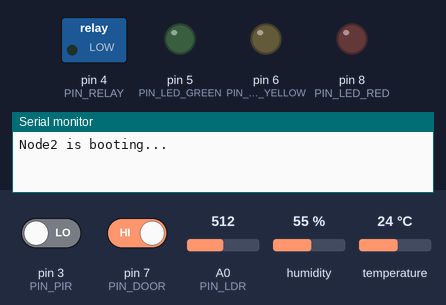
A sketch run on a simulated Arduino Uno, built with avr-gcc and run on an emulated ATmega328P. Parts: switched loads named in the sketch (green lamp = pin HIGH), output pins drawn as LEDs (lit = HIGH), the last lines printed to the serial monitor. The inputs (shaded band) are chosen by the test bench; at power-on: humidity 55 %, pin 3 (PIN_PIR) LOW, pin 7 (PIN_DOOR) HIGH, A0 (PIN_LDR) = 512, temperature 24 °C. WiFi joins after 1.5 s; servers stay silent unless stated; no MQTT or app messages arrive unless stated.

Above: at 0.1 s.
At 4.7 s:
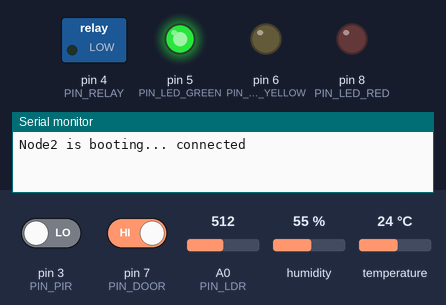
4.8 s: humidity set to 83 %
6.7 s: humidity set to 86 %
At 8.8 s:
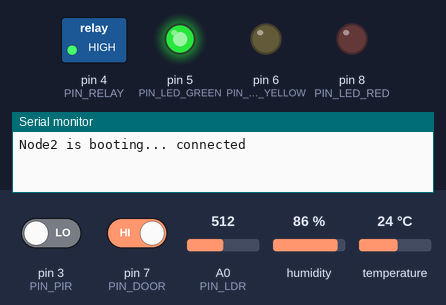
Timing chart, 0 to 10.3 s (numbered marks = the images above; inputs shaded):
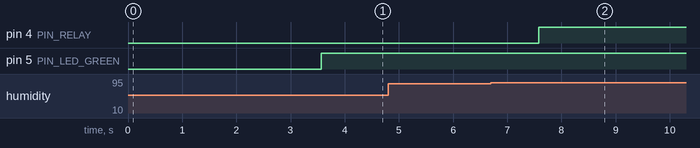

Measured:
- the behaviour switches between 84 and 85 % on humidity (found by bisection; images 1 and 2)
- after the input at 4.8 s, every drawn part: stays the same
- after the input at 6.7 s, pin 4 (PIN_RELAY): LOW → HIGH after 0.88 s

The sketch:

node2.ino
```cpp
#include <SPI.h>
#include <Ethernet.h>
#include <PubSubClient.h>
#include <DHT.h>

#include "config.h"
#include "SensorManager.h"
#include "actuator.h"
#include "network.h"
#include "telemetry.h"
#include "rpc.h"

static char sharedBuf[200];
//create object of type ethernet pubsubclient
static EthernetClient ethClient;
static PubSubClient mqttClient(ethClient);
unsigned long lastTelemetry=0;
static SensorManager sensors;

void setup()
{
    Serial.begin(9600);
    Serial.print("Node2 is booting... ");

    // put your setup code here, to run once:
    // initialise sensor
    sensor_begin();
    sensor_init(&sensors);
    //initialise actuators
    actuators_begin();
    telemetry_init(sharedBuf, sizeof(sharedBuf));
    //rpc_init(&mqttClient, sharedBuf, sizeof(sharedBuf));
    // coonect board to internet and mqtt
    network_begin(&mqttClient);
}

void loop()
{
    // put your main code here, to run repeatedly:
    //keep checking if board is connected to Things board
    network_maintain();

    //read data from the sensors
    SensorData data;
    sensor_read(&data, &sensors);   // humidty , tem, ldr, door status, motion status

    //if humidity is more than 85 turn on the relay if relay is off
    if(data.humidity >= HUMIDITY_CRIT && !actuators_getRelayState())
    {
        actuators_setRelay(1);
    }

    //publish to the cloud
    //check if network availble then push data to TB
    if(network_isConnected())
    {
        unsigned long now = millis();

        //publish data to things every 5 secs
        if(now - lastTelemetry >= TELEMETRY_INTERVAL) // if 5sec is over
        {
            lastTelemetry = now;
            telemetry_publishTelemetry(&data, actuators_getRelayState()); // conerting sensor into json and publish
        }
    }
   actuators_updateStatusLEDs(network_isConnected(), data.sensorError);
}
```

SensorManager.cpp
```cpp
#include "SensorManager.h"
#include <DHT.h>
#include "config.h"
static DHT dht(PIN_DHT, DHT_TYPE);

void sensor_init(SensorManager* sm)
{
    sm->lastTemp = 0.0f;
    sm->lastHumidity = 0.0f;
    sm->motionActive = false;
    sm->motionClearTime = 0;
}

void sensor_begin(void)
{
    pinMode(PIN_PIR, INPUT);
    pinMode(PIN_DOOR, INPUT_PULLUP);
    dht.begin();
}
//read sensor of PIR
static bool readPIR(SensorManager* sm)
{
    // read the value from motion sensor , check if it is true for next 10 secs
    const bool pirHigh = (digitalRead(PIN_PIR) == HIGH);
    const unsigned long now = millis();

    if(pirHigh)
    {
        sm->motionActive = true;
        sm->motionClearTime = now + MOTION_CLEAR_MS;
    }
    else if(sm->motionActive && (now >= sm->motionClearTime))
    {
        sm->motionActive = false;
    }

    return sm->motionActive;// 1->MOTION , 0-> NO MOTION
}
//read door status
static bool readDoor(void)
{
    return (digitalRead(PIN_DOOR) == LOW);   // 0 door is open , 1 door is closed
}

//read ldr sensor
static uint16_t readLDR(void)
{
    uint16_t sum = 0;
    uint8_t i;

    for(i = 0; i < 4; i++)   // read the average of 4 readings
    {
        sum += (uint16_t)analogRead(PIN_LDR);   // 0 to 1023
        delay(2);//2ms
    }

    return sum/4;   // wear house is dark or not , 300 > val -> dark , light is avaliable
}


//read data from the sensor , return staus of DHT22 -> returns 0 on error

bool sensor_read(SensorData* out,SensorManager* sm)
{
    //read dht22 sensor
    float t = dht.readTemperature();
    float h = dht.readHumidity();

    //if error in DHT sensor
    if(isnan(t) || isnan(h))
    {
        out->sensorError = 1;
        out->temperature = sm->lastTemp;
        out->humidity = sm-> lastHumidity;
    }
    else
    {
        out->sensorError = 0;
        out->temperature = round(t * 10.0f) * 0.1f;
        out->humidity = round(h * 10.0f) * 0.1f;
        sm->lastTemp = out->temperature;
        sm->lastHumidity = out->humidity;
    }

    //read motion detected
    out->motionDetected = readPIR(sm);

    //read door status
    out->doorOpen = readDoor();

    //read ldr sensor
    out->ldrValue = readLDR();
    out->isDark = (out->ldrValue < LDR_DARK_THRESH);   //300 > val -> dark , light is avaliable
    return !out->sensorError;
}
```

SensorManager.h
```cpp
#ifndef SENSOR_MANAGER_H
#define SENSOR_MANAGER_H

#include <Arduino.h>
#include "config.h"

// ─────────────────────────────────────────────────────────────
//  SensorData — all readings for one sample cycle
// ─────────────────────────────────────────────────────────────
typedef struct {
    float    temperature;      // DHT22 °C
    float    humidity;         // DHT22 %RH
    uint16_t ldrValue;         // Raw ADC (0–1023); lower = darker
    bool     motionDetected;   // PIR: true = motion present
    bool     doorOpen;         // Door sensor: true = door open
    bool     isDark;           // Derived: ldrValue < LDR_DARK_THRESH
    bool     sensorError;      // DHT22 read failure
} SensorData;

// ─────────────────────────────────────────────────────────────
//  SensorManager — POD context struct
//  DHT object is kept as a file-scope static in SensorManager.cpp
// ─────────────────────────────────────────────────────────────
typedef struct {
    float         lastTemp;
    float         lastHumidity;
    bool          motionActive;       // Latched PIR state
    unsigned long motionClearTime;    // When to clear after PIR goes LOW
} SensorManager;

// ── Module functions ──────────────────────────────────────────
void sensor_init  (SensorManager* sm);
void sensor_begin ();
bool sensor_read  (SensorData* out, SensorManager* sm);
//int  sensor_freeMemory(void);

#endif // SENSOR_MANAGER_H
```

actuator.cpp
```cpp
#include "actuator.h"
static uint8_t relay_status;
static uint8_t blinkstate=0;
static unsigned long lastBlinkTime=0;

void actuators_begin(void)
{
    pinMode(PIN_LED_GREEN, OUTPUT); // on everthing is normal
    pinMode(PIN_LED_RED, OUTPUT);
    pinMode(PIN_LED_YELLOW, OUTPUT);  // on -> warning , blinking -> critical
    pinMode(PIN_RELAY, OUTPUT);       // ventilation , if more humidity

    // in the begining till network connection LED be ON
    digitalWrite(PIN_LED_GREEN, LOW);
    digitalWrite(PIN_LED_YELLOW, LOW);
    digitalWrite(PIN_RELAY, LOW);
}

void actuators_setRelay(uint8_t on)
{
    relay_status = on;
    digitalWrite(PIN_RELAY, on ? HIGH : LOW);
}

uint8_t actuators_getRelayState(void)
{
    return relay_status;
}


void actuators_updateStatusLEDs(uint8_t mqttConnected, uint8_t sensorError)
{
    // if board not connected to things board then turn on RED led
    if(!mqttConnected)
    {
        digitalWrite(PIN_LED_RED, HIGH);
        digitalWrite(PIN_LED_GREEN, LOW);
        digitalWrite(PIN_LED_YELLOW, LOW);
        return;
    }

    //if mqtt is up turn off the red led
    digitalWrite(PIN_LED_RED, LOW);

    //if sensor error blink yellow led
    if(sensorError)
    {
        digitalWrite(PIN_LED_GREEN, HIGH);
        unsigned long now = millis();

        if(now - lastBlinkTime > 500) // delay .5 sec
        {
            lastBlinkTime = now;
            blinkstate = !blinkstate;
            digitalWrite(PIN_LED_YELLOW, blinkstate ? HIGH : LOW);
        }
    }
    else
    {
        // all good no error
        digitalWrite(PIN_LED_GREEN, HIGH);
        digitalWrite(PIN_LED_YELLOW, LOW);
    }
}
```

actuator.h
```cpp
#ifndef ACTUATOR_H
#define ACTUATOR_H
#include <Arduino.h>
#include "config.h"

void    actuators_begin(void);
void    actuators_setRelay(uint8_t );
uint8_t actuators_getRelayState(void);
uint8_t actuators_setLED(uint8_t pin, uint8_t on);  /* returns 0 if pin invalid */
void actuators_updateStatusLEDs(uint8_t mqttConnected, uint8_t sensorError);

#endif /* ACTUATORS_H */
```

network.cpp
```cpp
#include "network.h"
#include "config.h"
static PubSubClient* mqtt = NULL;
static byte mac[6] = NODE_MAC;
static unsigned long lastReconnectTime=0;

static void doConnect(void)
{
    //connect to thingsboard
    if(mqtt->connect(CLIENT_ID, ACCESS_TOKEN, NULL))
    {
        Serial.println("connected");
    }
    else
    {
        Serial.println("mqtt failed");
    }
}


void network_begin(PubSubClient* mqttClient)
{
    mqtt = mqttClient;

    //connect board to the internet
    Ethernet.begin(mac);
    delay(2000);

    //connect to things board
    mqtt->setServer(TB_SERVER, TB_PORT);
    doConnect();
}
void network_maintain(void)
{
    Ethernet.maintain();

    // if board connected to things board try to reconnect every 5 secs
    if(mqtt->connected())
    {
        mqtt->loop();
    }
    else
    {
        unsigned long now = millis();
        if(now - lastReconnectTime >= RECONNECT_INTERVAL)
        {
            lastReconnectTime = now;
            doConnect();
        }
    }
}


//return the status of mqtt connection
uint8_t network_isConnected(void)
{
    return (uint8_t) mqtt->connected();
}

uint8_t network_publish(const char* topic, const char* payload, uint8_t retain)
{
    return (uint8_t) mqtt->publish(topic, payload, (bool)retain);
}
```

network.h
```cpp
#ifndef NETWORK_H
#define NETWORK_H

/*
 * network.h — Ethernet + MQTT connection management.
 *
 * Call network_begin() once in setup() with the PubSubClient pointer
 * and a callback to run each time MQTT connects.
 * Call network_maintain() every loop iteration.
 */

#include <Arduino.h>
#include <Ethernet.h>
#include <PubSubClient.h>
#include "config.h"

/* Pass the PubSubClient created in the main sketch */
void    network_begin(PubSubClient* mqttClient);
void    network_maintain(void);
uint8_t network_isConnected(void);
uint8_t network_publish(const char* topic, const char* payload, uint8_t retain);
uint8_t network_subscribe(const char* topic);

#endif /* NETWORK_H */
```

rpc.cpp
```cpp
/*
 * rpc.cpp — parses raw MQTT JSON and dispatches RPC commands.
 *
 * No ArduinoJson — uses strstr/strncmp directly on the payload buffer.
 * This saves ~500 B of flash compared to the ArduinoJson version.
 *
 * ThingsBoard RPC format (stable):
 *   {"method":"setRelay","params":true}
 *   {"method":"setLED","params":{"pin":5,"state":true}}
 *   {"method":"getStatus","params":null}
 *   {"method":"reboot","params":null}
 */

#include "rpc.h"
#include "actuator.h"
#include "SensorManager.h"
#include <avr/wdt.h>

/* File-local state — set once by rpc_init() */
static PubSubClient* rpcMqtt  = NULL;
static char*         rpcBuf   = NULL;
static uint8_t       rpcBufLen = 0;

/* ── Internal helpers ──────────────────────────────────────── */

/* Pull the request ID from the end of the topic string */
static void extractRequestId(const char* topic, char out[RPC_ID_SIZE]) {
    const char* slash = strrchr(topic, '/');
    if (slash) {
        strncpy(out, slash + 1, RPC_ID_SIZE - 1);
    } else {
        out[0] = '\0';
    }
    out[RPC_ID_SIZE - 1] = '\0';
}

/* Publish the response JSON to the matching response topic */
static void sendResponse(const char* reqId, const char* json) {
    char topic[64];
    snprintf_P(topic, sizeof(topic), PSTR("%s%s"), TOPIC_RPC_RESPONSE, reqId);
    rpcMqtt->publish(topic, json);
}

/* ── Command handlers ──────────────────────────────────────── */

/* params is the raw string "true" or "false" */
static void handleSetRelay(const char* reqId, const char* params) {
    uint8_t on = (params && strstr(params, "true")) ? 1 : 0;
    actuators_setRelay(on);
    snprintf_P(rpcBuf, rpcBufLen,
        PSTR("{\"success\":true,\"result\":\"%s\"}"),
        on ? "Relay ON" : "Relay OFF");
    sendResponse(reqId, rpcBuf);
}


/* Returns relay state, uptime, and free RAM */
static void handleGetStatus(const char* reqId) {
    snprintf_P(rpcBuf, rpcBufLen,
        PSTR("{\"success\":true,\"relay\":%u,\"uptime\":%lu}"),
        (unsigned)actuators_getRelayState(),
        millis() / 1000UL);
    sendResponse(reqId, rpcBuf);
}


static void handleUnknown(const char* reqId) {
    snprintf_P(rpcBuf, rpcBufLen, PSTR("{\"success\":false,\"code\":404}"));
    sendResponse(reqId, rpcBuf);
}

/* ── Public functions ──────────────────────────────────────── */

void rpc_init(PubSubClient* mqtt, char* buf, uint8_t bufLen) {
    rpcMqtt   = mqtt;
    rpcBuf    = buf;
    rpcBufLen = bufLen;
}

/*
 * MQTT callback — called by PubSubClient when a message arrives.
 * Parses method name with strstr (no JSON library needed),
 * then calls the matching handler.
 */
void rpc_mqttCallback(char* topic, byte* payload, unsigned int length) {
    const char* mStart;
    const char* params;
    char reqId[RPC_ID_SIZE];

    if (!rpcMqtt) return;

    /* Copy payload into our buffer and null-terminate it */
    if (length >= rpcBufLen) length = rpcBufLen - 1;
    memcpy(rpcBuf, payload, length);
    rpcBuf[length] = '\0';

    extractRequestId(topic, reqId);

    /* Locate "method":"<name>" in the raw JSON string */
    mStart = strstr(rpcBuf, "\"method\":\"");
    if (!mStart) { handleUnknown(reqId); return; }
    mStart += 10;   /* skip past:  "method":" */

    if (!strchr(mStart, '"')) { handleUnknown(reqId); return; }

    /* Locate "params": value (pointer to whatever follows the colon) */
    params = strstr(rpcBuf, "\"params\":");
    if (params) params += 9;   /* skip past:  "params": */

    /* Dispatch based on the method name */
    if      (strncmp_P(mStart, PSTR("setRelay"),  8) == 0) handleSetRelay (reqId, params);
    else if (strncmp_P(mStart, PSTR("getStatus"), 9) == 0) handleGetStatus(reqId);
    else                                                    handleUnknown  (reqId);
}
```

rpc.h
```cpp
#ifndef RPC_H
#define RPC_H

/*
 * rpc.h — handles incoming ThingsBoard RPC commands over MQTT.
 *
 * Supported commands:
 *   setRelay  {"method":"setRelay","params":true}
 *   setLED    {"method":"setLED","params":{"pin":5,"state":true}}
 *   getStatus {"method":"getStatus","params":null}
 *   reboot    {"method":"reboot","params":null}
 *
 * Call rpc_init() once in setup().
 * Pass rpc_mqttCallback to mqttClient.setCallback().
 */

#include <Arduino.h>
#include <PubSubClient.h>
#include "config.h"

void rpc_init(PubSubClient* mqtt, char* buf, uint8_t bufLen);

/* This is the function to pass to mqttClient.setCallback() */
void rpc_mqttCallback(char* topic, byte* payload, unsigned int length);

#endif /* RPC_H */
```

telemetry.cpp
```cpp
#include "telemetry.h"
#include "network.h"
#include <stdlib.h>

static char* buffer = NULL;
static uint8_t len = 0;

static char* f1(float v, char *dst)
{
    return dtostrf(v, 1, 1, dst);
}
void telemetry_init(char* buf, uint8_t bufLen)
{
    buffer = buf;
    len = bufLen;
}

void telemetry_publishTelemetry(const SensorData* data, uint8_t relayState)
{
    char t[8], h[8];

    f1(data->temperature, t);
    f1(data->humidity, h);


    /* put data into json format */
    snprintf_P(buffer, len, PSTR("{\"temperature\":%s, \"humidity\":%s,\"ldrValue\":%u,"
                                "\"isDark\":%u,\"motionDetected\":%u,\"relayState\":%u,"
                                "\"doorOpen\":%u,\"sensorError\":%u}"), t, h,
                                (unsigned)data->ldrValue,
                                (unsigned)data->isDark,
                                (unsigned)data->motionDetected,
                                (unsigned)relayState,
                                (unsigned)data->doorOpen,
                                (unsigned)data->sensorError
            );
    network_publish(TOPIC_TELEMETRY, buffer, 0);
}
```

telemetry.h
```cpp
#ifndef TELEMETRY_H
#define TELEMETRY_H

/*
 * telemetry.h — builds and publishes JSON payloads to ThingsBoard.
 *
 * Call telemetry_init() once in setup() with the shared JSON buffer.
 * Uses network_publish() internally — no extra dependencies needed.
 */

#include <Arduino.h>
#include "config.h"
#include "SensorManager.h"

void telemetry_init(char* buf, uint8_t bufLen);
void telemetry_publishTelemetry(const SensorData* data, uint8_t relayState);
void telemetry_publishAttributes(void);

#endif /* TELEMETRY_H */
```

config.h
```cpp
//Network
#define NODE_MAC    { 0xDE, 0xAD, 0xBE, 0xEF, 0xFE, 0xED }


//thingsboard
#define TB_SERVER      "mqtt.thingsboard.cloud"
#define TB_PORT        1883
#define ACCESS_TOKEN   "VGlbxFM3K2Y24R5AGEJL"
#define CLIENT_ID      "WareHouse01"

//MQTT topic
#define TOPIC_TELEMETRY   "v1/devices/me/telemetry"
#define TOPIC_RPC_RESPONSE "v1/devices/me/rpc/reponse/"
//time delay
#define TELEMETRY_INTERVAL  5000UL
#define RECONNECT_INTERVAL  5000UL
#define MOTION_CLEAR_MS 10000UL
#define LDR_DARK_THRESH 300
// ── Pins  (D10–D13 reserved for W5100 SPI) ───────────────────
#define PIN_DHT         2
#define PIN_PIR         3
#define PIN_RELAY       4
#define PIN_LED_GREEN   5
#define PIN_LED_YELLOW  6
#define PIN_LED_RED     8
#define PIN_DOOR        7    // Magnetic door sensor (LOW = open)
#define PIN_LDR         A0
// A1–A5 available


// — Sensor config —
#define DHT_TYPE         DHT22
#define LDR_SAMPLES      4
#define LDR_SAMPLE_DLY   2
#define LDR_DARK_THRESH  300   // ADC value below = dark (lights needed)

// — Thresholds for LED status —
#define TEMP_WARN        28.0f   // Warehouse: cooler threshold
#define TEMP_CRIT        35.0f
#define HUMIDITY_WARN    70.0f   // High humidity = condensation risk
#define HUMIDITY_CRIT    85.0f
#define RPC_ID_SIZE 12
```
